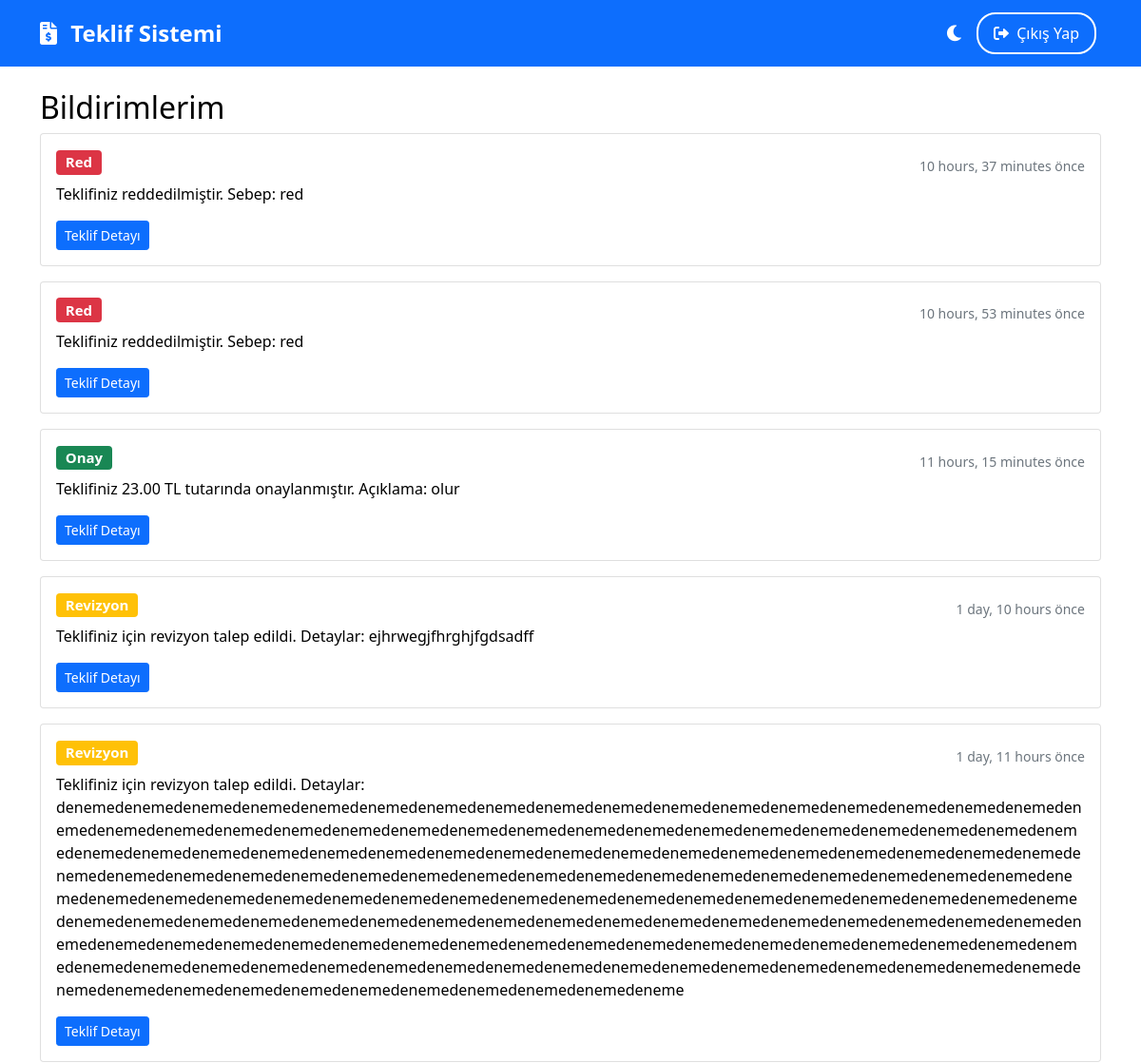
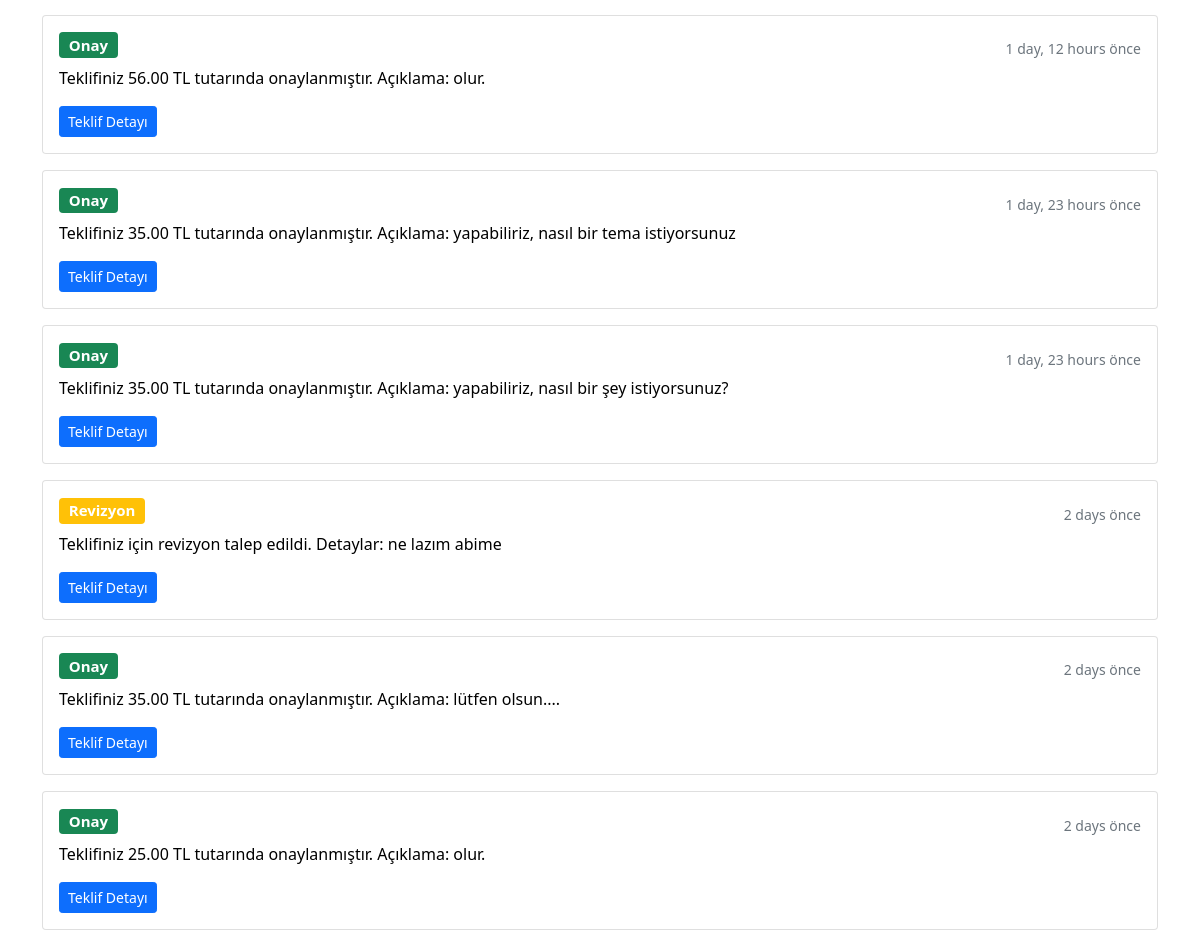
The page /bildirimler/ (signed in) on the database its author committed (2 pictures, top to bottom).
### musteri/models.py (models this page shows, shortened)
class Bildirim(models.Model):
    BILDIRIM_TIPLERI = [
        ('ONAY', 'Onay'),
        ('RED', 'Red'),
        ('REVIZYON', 'Revizyon'),
    ]
    musteri = models.ForeignKey('Musteri', on_delete=models.CASCADE)
    teklif = models.ForeignKey('teklifler.Teklif', on_delete=models.CASCADE)
    tip = models.CharField(max_length=20, choices=BILDIRIM_TIPLERI)
    mesaj = models.TextField()
    okundu = models.BooleanField(default=False)
    created_at = models.DateTimeField(default=timezone.now)
    class Meta:
        ordering = ['-created_at']
        verbose_name = 'Bildirim'
        verbose_name_plural = 'Bildirimler'

### musteri/views.py (the view)
# urls.py: path('bildirimler/', bildirimler, name='bildirimler'),
@login_required
def bildirimler(request):
    try:
        musteri = request.user.musteri_set.first()
        if not musteri:
            return redirect('anasayfa')
        bildirimler = Bildirim.objects.filter(musteri=musteri, okundu=False)
        return render(request, 'musteri/bildirimler.html', {
            'bildirimler': bildirimler
        })
    except Exception as e:
        logger.error(f"Hata: {str(e)}")
        return JsonResponse({'error': 'Bir hata oluştu'}, status=500)

### templates/musteri/bildirimler.html
{% extends 'base.html' %}
{% block content %}
<div class="container mt-4">
    <h2>Bildirimlerim</h2>
    <div class="row">
        <div class="col-12">
            {% for bildirim in bildirimler %}
            <div class="card mb-3">
                <div class="card-body">
                    <div class="d-flex justify-content-between align-items-center">
                        <h5 class="card-title">
                            <span class="badge {% if bildirim.tip == 'ONAY' %}bg-success
                                           {% elif bildirim.tip == 'RED' %}bg-danger
                                           {% else %}bg-warning{% endif %}">
                                {{ bildirim.get_tip_display }}
                            </span>
                        </h5>
                        <small class="text-muted">{{ bildirim.created_at|timesince }} önce</small>
                    </div>
                    <p class="card-text">{{ bildirim.mesaj }}</p>
                    <a href="#" class="btn btn-sm btn-primary">Teklif Detayı</a>
                </div>
            </div>
            {% empty %}
            <div class="alert alert-info">
                Henüz okunmamış bildiriminiz bulunmuyor.
            </div>
            {% endfor %}
        </div>
    </div>
</div>
{% endblock %}

### templates/base.html (style rules this page uses)
:root[data-theme="light"] { --bg-color: #ffffff; --text-color: #000000; --navbar-bg: #0d6efd; --navbar-text: #ffffff; --card-bg: #ffffff; --card-border: rgba(0,0,0,0.125); --table-text: #000000; --table-bg: #ffffff; --table-border: #dee2e6; --table-hover: rgba(0,0,0,0.075); --input-bg: #ffffff; --input-text: #000000; --input-border: #ced4da; --input-focus: #80bdff; --label-text: #212529; }
body { background-color: var(--bg-color); color: var(--text-color); transition: background-color 0.3s ease, color 0.3s ease; }
.card { background-color: var(--card-bg); border-color: var(--card-border); }

### rows shown on the page
Bildirim: tip "Red", created_at "10 hours, 37 minutes", mesaj "Teklifiniz reddedilmiştir. Sebep: red"
Bildirim: tip "Red", created_at "10 hours, 53 minutes", mesaj "Teklifiniz reddedilmiştir. Sebep: red"
Bildirim: tip "Onay", created_at "11 hours, 15 minutes", mesaj "Teklifiniz 23.00 TL tutarında onaylanmıştır. Açıklama: olur"
Bildirim: tip "Revizyon", created_at "1 day, 10 hours", mesaj "Teklifiniz için revizyon talep edildi. Detaylar: ejhrwegjfhrghjfgdsadff"
Bildirim: tip "Revizyon", created_at "1 day, 11 hours", mesaj "Teklifiniz için revizyon talep edildi. Detaylar:…"
Bildirim: tip "Onay", created_at "1 day, 12 hours", mesaj "Teklifiniz 56.00 TL tutarında onaylanmıştır. Açıklama: olur."
Bildirim: tip "Onay", created_at "1 day, 23 hours", mesaj "Teklifiniz 35.00 TL tutarında onaylanmıştır. Açıklama: yapabiliriz, nasıl bir tema istiyorsunuz"
Bildirim: tip "Onay", created_at "1 day, 23 hours", mesaj "Teklifiniz 35.00 TL tutarında onaylanmıştır. Açıklama: yapabiliriz, nasıl bir şey istiyorsunuz?"
Bildirim: tip "Revizyon", created_at "2 days", mesaj "Teklifiniz için revizyon talep edildi. Detaylar: ne lazım abime"
Bildirim: tip "Onay", created_at "2 days", mesaj "Teklifiniz 35.00 TL tutarında onaylanmıştır. Açıklama: lütfen olsun...."
Bildirim: tip "Onay", created_at "2 days", mesaj "Teklifiniz 25.00 TL tutarında onaylanmıştır. Açıklama: olur."
